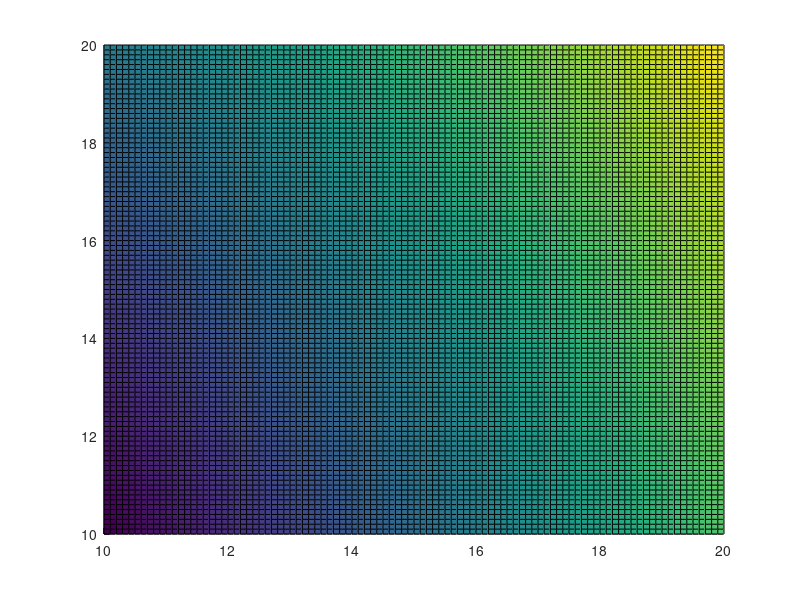

Here is the MATLAB script that generated this plot:
clear
clc
close all
figure;
hold on;
grid on;

a=10;
b=5;
c=10;

x=[10:0.1:20];
y=[10:0.1:20];
[X,Y]=meshgrid(x,y);
%Z=sqrt(((a^2)*(X.^2)+(b^2)*(Y.^2)-1)/c);
Z=sqrt((a*(X.^2)+b*(Y.^2)-1)/c);
surf(X,Y,Z)